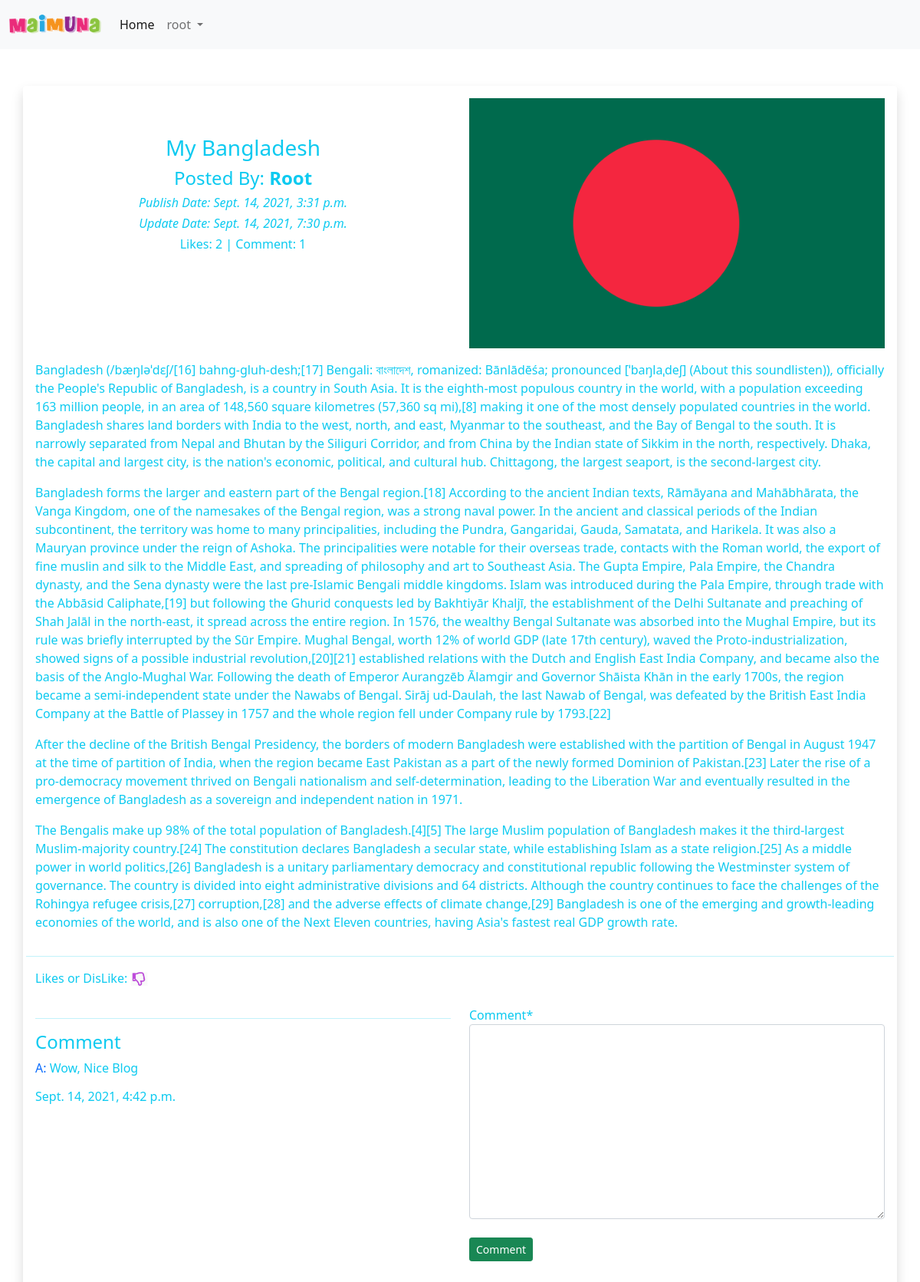
Screenshot of /blog/details/Bangladesh-ff8318aa-1afe-4e7c-bac5-c586c4cd75f3 (signed in) with the database file from the repository.
### App_Blog/models.py (models this page shows, shortened)
class Blog(models.Model):
    author = models.ForeignKey(User, on_delete=models.CASCADE, related_name='post_author')
    blog_title = models.CharField(max_length=264, verbose_name='Put a title')
    slug = models.SlugField(max_length=264, unique=True)
    blog_content = models.TextField(verbose_name='What is your mind?')
    blog_image = models.ImageField(upload_to='blog_images', verbose_name='Image')
    publish_date = models.DateTimeField(auto_now_add=True)
    update_date = models.DateTimeField(auto_now=True)
    class Meta:
        ordering = ['-publish_date',]

class Comment(models.Model):
    blog = models.ForeignKey(Blog, on_delete=models.CASCADE, related_name='Blog_comment')
    user = models.ForeignKey(User, on_delete=models.CASCADE, related_name='user_comment')
    comment = models.TextField()
    comment_date = models.DateTimeField(auto_now_add=True)
    class Meta:
        ordering = ['-comment_date',]

### App_Blog/views.py (the view, shortened to what this page needs)
# urls.py: path('details/<slug:slug>', views.blog_details, name='blog_details'),
@login_required
def blog_details(request, slug):
    blog = Blog.objects.get(slug=slug)
    comment_form = CommentForm()
    already_liked = Likes.objects.filter(blog=blog, user=request.user)
    if already_liked:
        liked = True
    else:
        liked = False
    return render(request, 'App_Blog/blog_details.html', context={'blog':blog, 'comment_form':comment_form, 'liked':liked})

### App_Blog/forms.py
class CommentForm(forms.ModelForm):
    class Meta:
        model = Comment
        fields = ('comment', )

### templates/App_Blog/blog_details.html (shortened to what this page needs)
{% extends 'base.html' %}
{% load crispy_forms_tags %}
{% block body_block %}
<div class="row text-info">
    <div class="col-sm-6 text-center mt-5">
        <h3 class="text-capitalize">{{blog.blog_title}}</h3>
        <h4>Posted By: <b class="text-capitalize text-info">{{blog.author}}</b></h4>
        <i>
            <h6>Publish Date: {{blog.publish_date}}</h6>
        </i>
        <i>
            <h6>Update Date: {{blog.update_date}}</h6>
        </i>
        <h6>Likes: <span class="text-info">{{blog.liked_blog.count}}</span> | Comment: <span class="text-info">{{blog.Blog_comment.count}}</span></h6>
    </div>
    <div class="col-sm-6">
        <img src="/media/{{blog.blog_image}}" width="100%">
    </div>
    <p>{{blog.blog_content|linebreaks}}</p>
    <hr>
</div>
<div class="text-info">
    Likes or DisLike:
    {% if not liked %}
    <a href="{% url 'App_Blog:liked_post' pk=blog.pk %}">
        <img src="/media/like.png" width="2%" class="text-success">
    </a>
    {% else %}
    <a href="{% url 'App_Blog:unliked_post' pk=blog.pk %}">
        <img src="/media/download.png" width="2%" class="text-success">
    </a>
    {% endif %}
</div>
<br>
<div class="row text-info">
    <div class="col-sm-6">
        <hr>
        <h4>Comment</h4>
        {% for comment in blog.Blog_comment.all %}
        <p><a href="#" class="text-decoration-none text-capitalize">{{comment.user}}: </a> {{comment.comment}} <br>
        <h6>{{comment.comment_date}}</h6>
        </p>
        {% endfor %}
    </div>
    <div class="col-sm-6">
        <form method="POST">
            {{ comment_form|crispy }}
            <br>
            <button type="submit" class="btn btn-success btn-sm">Comment</button>
        </form>
    </div>
</div>
<br><br>
{% endblock %}

### templates/base.html (shortened to what this page needs)
<!doctype html>
<html lang="en">
<head>
  <link href="https://cdn.jsdelivr.net/npm/bootstrap@5.1.1/dist/css/bootstrap.min.css" rel="stylesheet"
>
  <link href="/your-path-to-fontawesome/css/all.css" rel="stylesheet">
  <link rel="stylesheet" href="/templates/style.css">
</head>
<body>
  <nav class="navbar navbar-expand-lg navbar-light bg-light">
    <div class="container-fluid">
      <a class="navbar-brand" href="{% url 'index' %}"><img src="/media/logo.png" width="120px"></a>
      <div class="collapse navbar-collapse mx-auto" id="navbarNav">
        <ul class="navbar-nav">
          <li class="nav-item">
            <a class="nav-link active" aria-current="page" href="{% url 'index' %}">Home</a>
          </li>
          {% if user.is_authenticated %}
          <li class="nav-item dropdown">
            <a class="nav-link dropdown-toggle" href="#" id="navbarDropdown" role="button" data-bs-toggle="dropdown"
              aria-expanded="false">
              {{user.username}}
            </a>
          </li>
          {% endif %}
        </ul>
      </div>
    </div>
  </nav>
  <div class="container shadow p-3 mb-5 bg-body rounded mt-5" style="padding-top: 20px;">
    {% block body_block %}
    {% endblock %}
  </div>
</body>
</html>

### rows the page displays
Blog: blog_title "My Bangladesh", author "Root", publish_date "Sept. 14, 2021, 3:31 p.m.", update_date "Sept. 14, 2021, 7:30 p.m.", liked_blog.count "2", Blog_comment.count "1", blog_image (picture), blog_content "Bangladesh (/bæŋləˈdɛʃ/[16] bahng-gluh-desh;[17] Bengali: বাংলাদেশ, romanized: Bānlādēśa; pronounced [ˈbaŋlaˌdeʃ] (About this soundlisten)), officially the People's Republic of Bangladesh, is a country in South Asia. It is the eighth-most populous country in the world, with a population exceeding 163 million people, in an area of 148,560 square kilometres (57,360 sq mi),[8] making it one of the most densely populated countries in the world. Bangladesh shares land borders with India to the west, north, and east, Myanmar to the southeast, and the Bay of Bengal to the south. It is narrowly separated from Nepal and Bhutan by the Siliguri Corridor, and from China by the Indian state of Sikkim in…"
Comment: user "A", comment "Wow, Nice Blog", comment_date "Sept. 14, 2021, 4:42 p.m."

### other values shown
{{ user.username }} "root"
